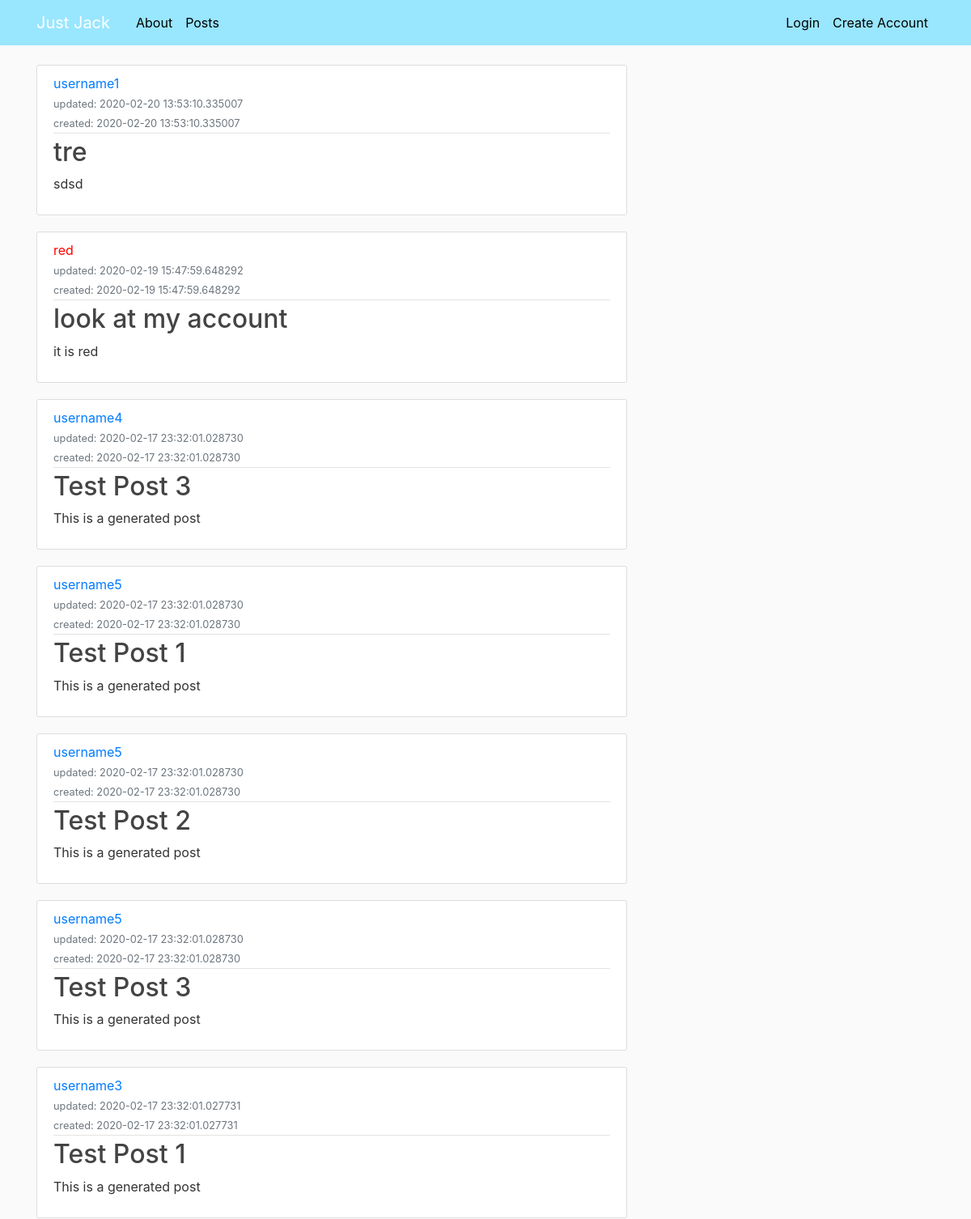
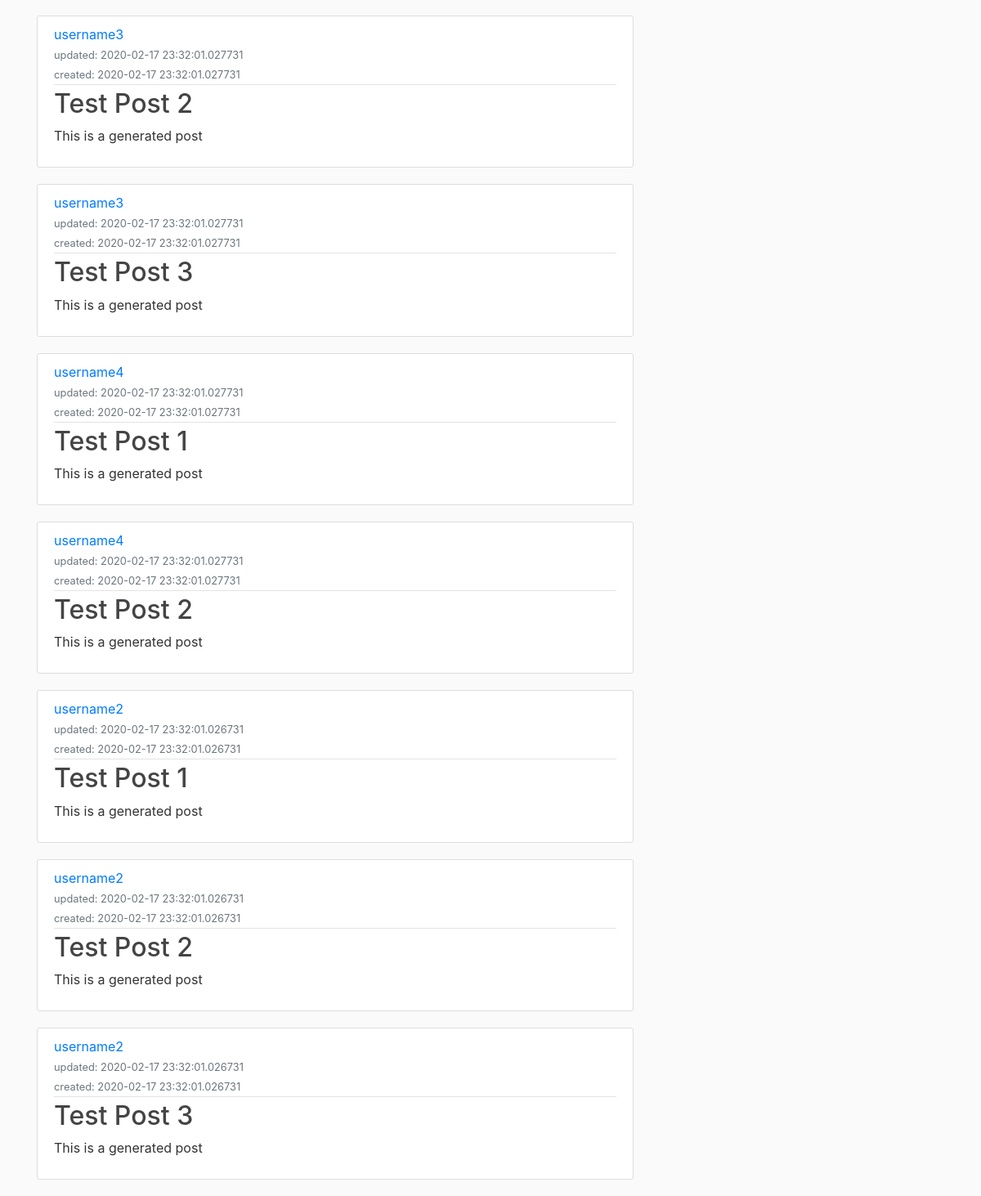
The page /posts on the database its author committed (2 pictures, top to bottom).
### blogsite/models.py (models this page shows, shortened)
class User(db.Model):
    id = db.Column(db.Integer, primary_key=True)
    username = db.Column(db.String(64), unique=True, nullable=False)
    password = db.Column(db.String(128), nullable=False)
    posts = db.relationship('Post', backref='author')

class Post(db.Model):
    id = db.Column(db.Integer, primary_key=True)
    user_id = db.Column(db.Integer, db.ForeignKey('user.id'), nullable=False)
    title = db.Column(db.String(32), nullable=False)
    body = db.Column(db.String(256), nullable=False)
    create_time = db.Column(db.DateTime, default=datetime.utcnow, nullable=False)
    update_time = db.Column(db.DateTime, default=datetime.utcnow, onupdate=datetime.utcnow, nullable=False)

### blogsite/routes.py (the view)
@app.route('/posts')
def posts():
    all_posts = []
    post_usernames = {}
    raw_sql = 'SELECT * FROM post ORDER BY update_time DESC'
    all_posts = db.session.execute(raw_sql).fetchall()
    for p in all_posts:
        raw_sql = 'SELECT username FROM user WHERE id="{}"'.format(p.user_id)
        p_user = db.session.execute(raw_sql).first()
        if p_user:
            post_usernames[p.id] = p_user.username
    return render_template('posts.html', posts=all_posts, post_usernames=post_usernames, title='Posts')

### blogsite/templates/posts.html (shortened to what this page needs)
{% extends "base.html" %}
{% block content %}
    {% for post in posts %}
        <article class="media content-section">
            <div class="media-body">
                <div class="article-metadata">
                    <a class="mr-2" href="{{ url_for('posts_user_username', user_username=post_usernames[post.id]|safe) }}">{{ post_usernames[post.id]|safe }}</a>
                    <br>
                    <small class="text-muted">updated: {{ post.update_time|safe }}</small>
                    <br>
                    <small class="text-muted">created: {{ post.create_time|safe }}</small>
                </div>
                <h2><a class="article-title" href="{{ url_for('posts_post_id', post_id=post.id) }}">{{ post.title|safe }}</a></h2>
                <p class="article-content">{{ post.body|safe }}</p>
            </div>
        </article>
    {% endfor %}
{% endblock content %}

### blogsite/static/main.css (style rules this page uses)
body { background: #fafafa; color: #333333; margin-top: 5rem; }
h1, h2, h3, h4, h5, h6 { color: #444444; }
.content-section { background: #ffffff; padding: 10px 20px; border: 1px solid #dddddd; border-radius: 3px; margin-bottom: 20px; }
.article-title { color: #444444; }
.article-content { white-space: pre-line; }
.article-metadata { padding-bottom: 1px; margin-bottom: 4px; border-bottom: 1px solid #e3e3e3 }

### rows shown on the page
Post: update_time "2020-02-20 13:53:10.335007", create_time "2020-02-20 13:53:10.335007", title "tre", body "sdsd"
User: username "username1"
Post: update_time "2020-02-19 15:47:59.648292", create_time "2020-02-19 15:47:59.648292", title "look at my account", body "it is red"
User: username "red"
Post: update_time "2020-02-17 23:32:01.028730", create_time "2020-02-17 23:32:01.028730", title "Test Post 3", body "This is a generated post"
User: username "username4"
Post: update_time "2020-02-17 23:32:01.028730", create_time "2020-02-17 23:32:01.028730", title "Test Post 1", body "This is a generated post"
User: username "username5"
Post: update_time "2020-02-17 23:32:01.028730", create_time "2020-02-17 23:32:01.028730", title "Test Post 2", body "This is a generated post"
Post: update_time "2020-02-17 23:32:01.028730", create_time "2020-02-17 23:32:01.028730", title "Test Post 3", body "This is a generated post"
Post: update_time "2020-02-17 23:32:01.027731", create_time "2020-02-17 23:32:01.027731", title "Test Post 1", body "This is a generated post"
User: username "username3"
Post: update_time "2020-02-17 23:32:01.027731", create_time "2020-02-17 23:32:01.027731", title "Test Post 2", body "This is a generated post"
Post: update_time "2020-02-17 23:32:01.027731", create_time "2020-02-17 23:32:01.027731", title "Test Post 3", body "This is a generated post"
Post: update_time "2020-02-17 23:32:01.027731", create_time "2020-02-17 23:32:01.027731", title "Test Post 1", body "This is a generated post"
Post: update_time "2020-02-17 23:32:01.027731", create_time "2020-02-17 23:32:01.027731", title "Test Post 2", body "This is a generated post"
Post: update_time "2020-02-17 23:32:01.026731", create_time "2020-02-17 23:32:01.026731", title "Test Post 1", body "This is a generated post"
User: username "username2"
Post: update_time "2020-02-17 23:32:01.026731", create_time "2020-02-17 23:32:01.026731", title "Test Post 2", body "This is a generated post"
Post: update_time "2020-02-17 23:32:01.026731", create_time "2020-02-17 23:32:01.026731", title "Test Post 3", body "This is a generated post"
